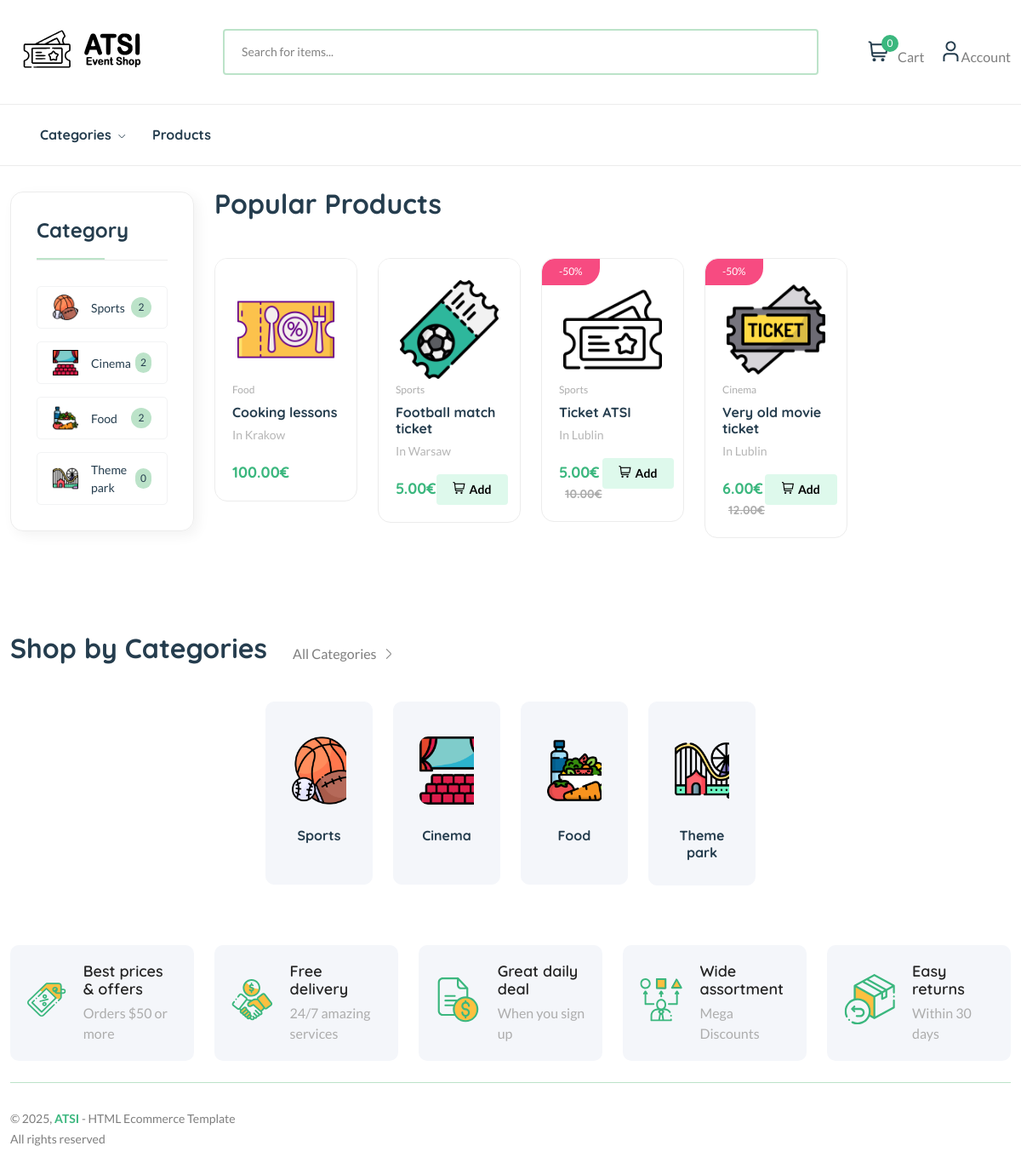
The page / on the database its author committed.
### core/models.py (models this page shows, shortened)
class Product(models.Model):
    pid = ShortUUIDField(unique=True, length=10, max_length=20, prefix="cat", alphabet="abcdefgh12345")
    user = models.ForeignKey(User, on_delete=models.SET_NULL, null=True)
    category = models.ForeignKey(Category, on_delete=models.SET_NULL, null=True, related_name="category")
    title = models.CharField(max_length=100, default="Ticket")
    image = models.ImageField(upload_to=user_directory_path, default="product.jpg")
    place = models.CharField(max_length=100, default="Warsaw")
    date_of_event = models.DateField()
    date_of_sales_start = models.DateField()
    date_of_sales_end = models.DateField()
    short_description = models.CharField(max_length=100, default="This is the product")
    description = models.TextField(null=True, blank=True, default="This is the product description")
    price = models.DecimalField(max_digits=999999999999, decimal_places=2, default="1.00")
    old_price = models.DecimalField(max_digits=999999999999, decimal_places=2, default="2.00")
    specification = models.TextField(null=True, blank=True,)
    stock_count = models.IntegerField(default=100)
    tags = TaggableManager(blank=True)
    product_status = models.CharField(choices=STATUS, max_length=10, default="in_review")
    in_stock = models.BooleanField(default=True)
    featured = models.BooleanField(default=False)
    sku = ShortUUIDField(unique=True, length=4, max_length=10, prefix="sku", alphabet="1234567890")
    class Meta:
        verbose_name_plural = "Products"
        constraints = [
            models.CheckConstraint(
                check=models.Q(date_of_sales_start__lte=models.F('date_of_event')) &
                      models.Q(date_of_sales_end__gte=models.F('date_of_event')),
                name='event_date_between_sales_dates'
            )
        ]
    def get_precentage(self):
        new_price = 100 - ((self.price / self.old_price) * 100)
        return new_price

class Category(models.Model):
    cid = ShortUUIDField(unique=True, length=10, max_length=20, prefix="cat", alphabet="abcdefgh12345")
    title = models.CharField(max_length=100)
    image = models.ImageField(upload_to="category")
    class Meta:
        verbose_name_plural = "Categories"

### core/views.py (the view)
# urls.py: path("", index, name="index"),
def index(request):
    products = Product.objects.filter(featured=True, product_status="published").order_by("title")
    context = {
        "products": products
    }
    return render(request, "core/index.html", context)

### core/context_processor.py (called while the page is built)
def default(request):
    categories = Category.objects.all()
    address = ""
    if request.user.is_authenticated:
        address = Address.objects.filter(user=request.user)
    return {
        'categories': categories,
        'address': address,
    }

### templates/core/index.html (shortened to what this page needs)
{% extends 'partials/base.html' %}
{% load static %}
{% block content %}
    <main class="main">
        <div class="container mb-30">
            <div class="row flex-row-reverse">
                <div class="col-lg-4-5">
                    <section class="product-tabs section-padding position-relative">
                        <div class="section-title style-2">
                            <h3>Popular Products</h3>
                        </div>
                        <div class="tab-content" id="myTabContent">
                            <div class="tab-pane fade show active" id="tab-one" role="tabpanel" aria-labelledby="tab-one">
                                <div class="row product-grid-4">
                                    {% for p in products %}
                                    <div class="col-lg-1-5 col-md-4 col-12 col-sm-6">
                                        <div class="product-cart-wrap mb-30">
                                            <div class="product-img-action-wrap">
                                                <div class="product-img product-img-zoom">
                                                    <a href="{% url 'core:product-detail' p.pid %}">
                                                        <img class="default-img" src="{{ p.image.url }}" alt="" />
                                                    </a>
                                                </div>
                                                {% if p.price != p.old_price %}
                                                    <div class="product-badges product-badges-position product-badges-mrg">
                                                        <span class="hot">-{{p.get_precentage|floatformat:0}}%</span>
                                                    </div>
                                                {% endif %}
                                            </div>
                                            <div class="product-content-wrap">
                                                <div class="product-category">
                                                    <a href="shop-grid-right.html">{{ p.category.title }}</a>
                                                </div>
                                                <h2><a href="shop-product-right.html">{{ p.title }}</a></h2>
                                                <div>
                                                    <span class="font-small text-muted">In <a>{{ p.place }}</a></span>
                                                </div>
                                                <div class="product-card-bottom">
                                                    <div class="product-price">
                                                        <span class="current-product-price-{{p.id}}">{{p.price}}</span><span>€</span>
                                                        {% if p.price != p.old_price %}
                                                        <span class="old-price">{{p.old_price}}€</span>
                                                        {% endif %}
                                                    </div>
                                                    <div class="add-cart">
                                                        {% if p.in_stock %}
                                                        <button class="add add-to-cart-btn" data-index="{{ p.id }}" style="border: none;" id="add-to-cart-btn"><i class="fi-rs-shopping-cart mr-5"></i>Add</button>
                                                        {% endif %}
                                                    </div>
                                                </div>
                                            </div>
                                        </div>
                                    </div>
                                    {% endfor %}
                                </div>
                            </div>
                        </div>
                    </section>
                </div>
                <div class="col-lg-1-5 primary-sidebar sticky-sidebar pt-30">
                    <div class="sidebar-widget widget-category-2 mb-30">
                        <h5 class="section-title style-1 mb-30">Category</h5>
                        <ul>
                            {% for c in categories %}
                            <li>
                                <a href="{% url 'core:category-product-list' c.cid %}"> <img src="{{c.image.url}}" alt="" />{{c.title}}</a><span class="count">{{c.category.count}}</span>
                            </li>
                            {% endfor %}
                        </ul>
                    </div>
                </div>
            </div>
        </div>
        <section class="popular-categories section-padding">
            <div class="container">
                <div class="section-title">
                    <div class="title">
                        <h3>Shop by Categories</h3>
                        <a class="show-all" href="{% url 'core:category-list' %}">
                            All Categories
                            <i class="fi-rs-angle-right"></i>
                        </a>
                    </div>
                </div>
                <div class="carausel-8-columns-cover position-relative">
                    <div class="carausel-8-columns" id="carausel-8-columns">
                        {% for c in categories %}
                        <div class="card-1">
                            <figure class="img-hover-scale overflow-hidden">
                                <a href="{% url 'core:category-product-list' c.cid %}"><img src="{{c.image.url}}" alt="" /></a>
                            </figure>
                            <h6>
                                <a href="{% url 'core:category-product-list' c.cid %}">{{c.title}}</a>
                            </h6>
                        </div>
                        {% endfor %}
                    </div>
                </div>
            </div>
        </section>
    </main>
{% endblock content %}

### templates/partials/base.html (shortened to what this page needs)
{% load static %}
<!DOCTYPE html>
<html class="no-js" lang="en">
<head>
    <link rel="stylesheet" href="{% static 'assets/css/plugins/slider-range.css' %}" />
    <link rel="stylesheet" href="{% static 'assets/css/main.css' %}" />
    <link href="https://cdnjs.cloudflare.com/ajax/libs/font-awesome/5.13.0/css/all.min.css" rel="stylesheet">
    <link rel="stylesheet" href="https://cdnjs.cloudflare.com/ajax/libs/font-awesome/6.0.0/css/all.min.css" />
</head>
<body>
    <header class="header-area header-style-1 header-height-2">
        <div class="header-middle header-middle-ptb-1 d-none d-lg-block">
            <div class="container">
                <div class="header-wrap">
                    <div class="logo logo-width-1">
                        <a href="{% url 'core:index' %}"><img src="{% static 'assets/imgs/theme/logo.svg' %}" alt="logo" /></a>
                    </div>
                    <div class="header-right">
                        <div class="search-style-2">
                            <form action="{% url 'core:search' %}" method="GET">
                                <input aria-label="Search" type="text" placeholder="Search for items..." name="q"/>
                            </form>
                        </div>
                        <div class="header-action-right">
                            <div class="header-action-2">
                                <div class="header-action-icon-2">
                                    <a class="mini-cart-icon" href="{% url 'core:cart' %}">
                                        <img alt="Nest" src="{% static 'assets/imgs/theme/icons/icon-cart.svg' %}" />
                                        <span class="pro-count blue cart-items-count">{{request.session.cart_data_obj|length}}</span>
                                    </a>
                                    <a href="{% url 'core:cart' %}"><span class="lable">Cart</span></a>
                                </div>
                                <div class="header-action-icon-2">
                                    <a href="{% url 'core:dashboard' %}">
                                        <img class="svgInject" alt="Nest" src="{% static 'assets/imgs/theme/icons/icon-user.svg' %}" />
                                    </a>
                                    <a href="{% url 'core:dashboard' %}"><span class="lable ml-0">Account</span></a>
                                </div>
                            </div>
                        </div>
                    </div>
                </div>
            </div>
        </div>
        <div class="header-bottom header-bottom-bg-color sticky-bar">
            <div class="container">
                <div class="header-wrap header-space-between position-relative">
                    <div class="header-nav d-none d-lg-flex">
                        <div class="main-menu main-menu-padding-1 main-menu-lh-2 d-none d-lg-block font-heading">
                            <nav>
                                <ul>
                                    <li>
                                        <a href="{% url 'core:category-list' %}">Categories <i class="fi-rs-angle-down"></i></a>
                                    </li>
                                    <li>
                                        <a href="{% url 'core:product-list' %}">Products </a>
                                    </li>
                                </ul>
                            </nav>
                        </div>
                    </div>
                </div>
            </div>
        </div>
    </header>
    {% block content %}
    {% endblock content %}
    <footer class="main">
        <section class="featured section-padding">
            <div class="container">
                <div class="row">
                    <div class="col-lg-1-5 col-md-4 col-12 col-sm-6 mb-md-4 mb-xl-0">
                        <div class="banner-left-icon d-flex align-items-center wow fadeIn animated">
                            <div class="banner-icon">
                                <img src="{% static 'assets/imgs/theme/icons/icon-1.svg' %}" alt="" />
                            </div>
                            <div class="banner-text">
                                <h3 class="icon-box-title">Best prices & offers</h3>
                                <p>Orders $50 or more</p>
                            </div>
                        </div>
                    </div>
                    <div class="col-lg-1-5 col-md-4 col-12 col-sm-6">
                        <div class="banner-left-icon d-flex align-items-center wow fadeIn animated">
                            <div class="banner-icon">
                                <img src="{% static 'assets/imgs/theme/icons/icon-2.svg' %}" alt="" />
                            </div>
                            <div class="banner-text">
                                <h3 class="icon-box-title">Free delivery</h3>
                                <p>24/7 amazing services</p>
                            </div>
                        </div>
                    </div>
                    <div class="col-lg-1-5 col-md-4 col-12 col-sm-6">
                        <div class="banner-left-icon d-flex align-items-center wow fadeIn animated">
                            <div class="banner-icon">
                                <img src="{% static 'assets/imgs/theme/icons/icon-3.svg' %}" alt="" />
                            </div>
                            <div class="banner-text">
                                <h3 class="icon-box-title">Great daily deal</h3>
                                <p>When you sign up</p>
                            </div>
                        </div>
                    </div>
                    <div class="col-lg-1-5 col-md-4 col-12 col-sm-6">
                        <div class="banner-left-icon d-flex align-items-center wow fadeIn animated">
                            <div class="banner-icon">
                                <img src="{% static 'assets/imgs/theme/icons/icon-4.svg' %}" alt="" />
                            </div>
                            <div class="banner-text">
                                <h3 class="icon-box-title">Wide assortment</h3>
                                <p>Mega Discounts</p>
                            </div>
                        </div>
                    </div>
                    <div class="col-lg-1-5 col-md-4 col-12 col-sm-6">
                        <div class="banner-left-icon d-flex align-items-center wow fadeIn animated">
                            <div class="banner-icon">
                                <img src="{% static 'assets/imgs/theme/icons/icon-5.svg' %}" alt="" />
                            </div>
                            <div class="banner-text">
                                <h3 class="icon-box-title">Easy returns</h3>
                                <p>Within 30 days</p>
                            </div>
                        </div>
                    </div>
                </div>
            </div>
        </section>
        <div class="container pb-30">
            <div class="row align-items-center">
                <div class="col-12 mb-30">
                    <div class="footer-bottom"></div>
                </div>
                <div class="col-xl-4 col-lg-6 col-md-6">
                    <p class="font-sm mb-0">&copy; 2025, <strong class="text-brand">ATSI</strong> - HTML Ecommerce Template <br />All rights reserved</p>
                </div>
            </div>
        </div>
    </footer>
</body>
</html>

### rows shown on the page
Product: image (picture), category "Food", title "Cooking lessons", place "Krakow", price "100.00"
Product: image (picture), category "Sports", title "Football match ticket", place "Warsaw", price "5.00"
Product: image (picture), get_precentage "50", category "Sports", title "Ticket ATSI", place "Lublin", price "5.00", old_price "10.00"
Product: image (picture), get_precentage "50", category "Cinema", title "Very old movie ticket", place "Lublin", price "6.00", old_price "12.00"
Category: image (picture), title "Sports", category.count "2"
Category: image (picture), title "Cinema", category.count "2"
Category: image (picture), title "Food", category.count "2"
Category: image (picture), title "Theme park", category.count "0"

### other values the page prints
{{ request.session.cart_data_obj|length }} "0"
